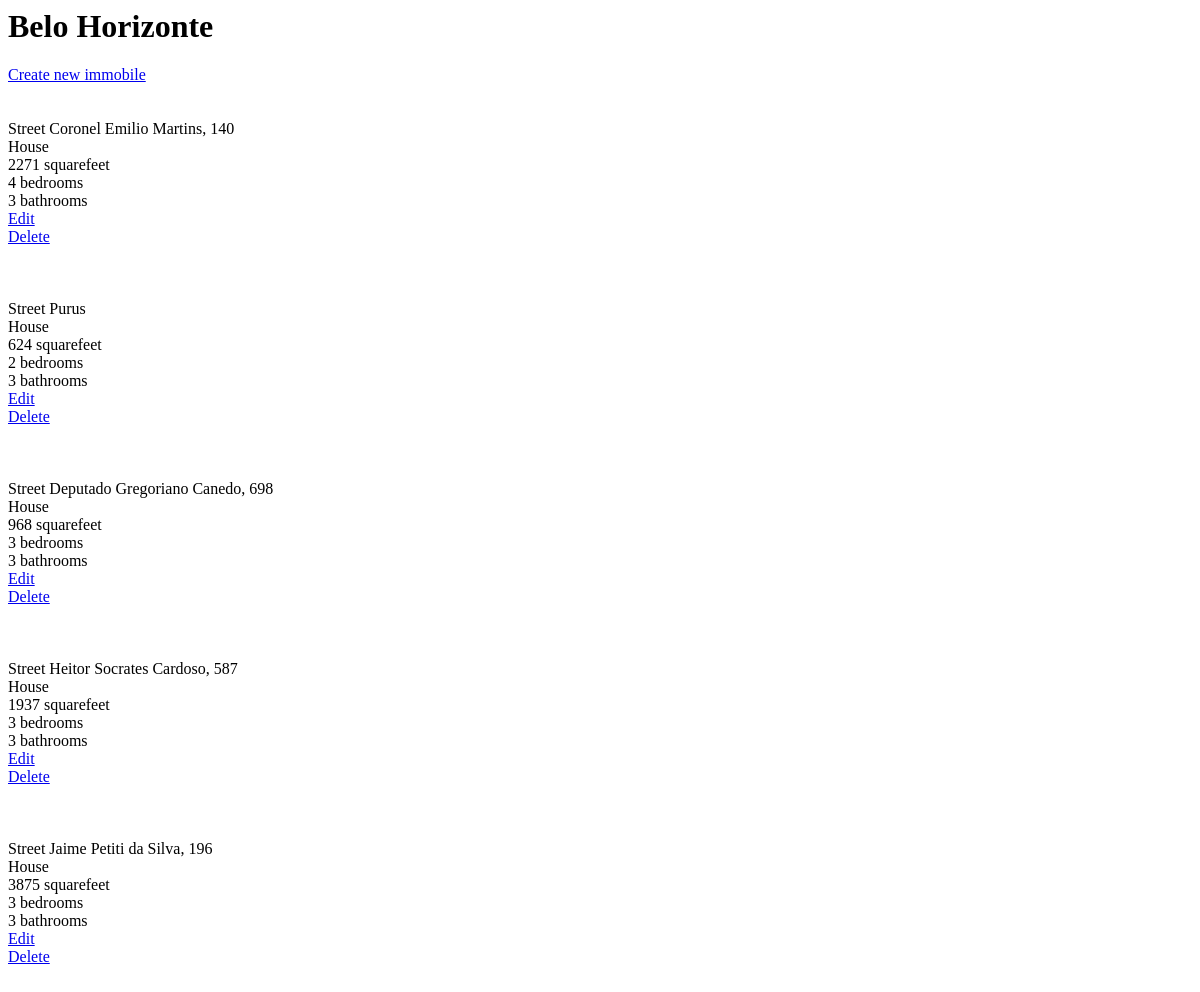
The app's page /city/13/immobile/, older data.
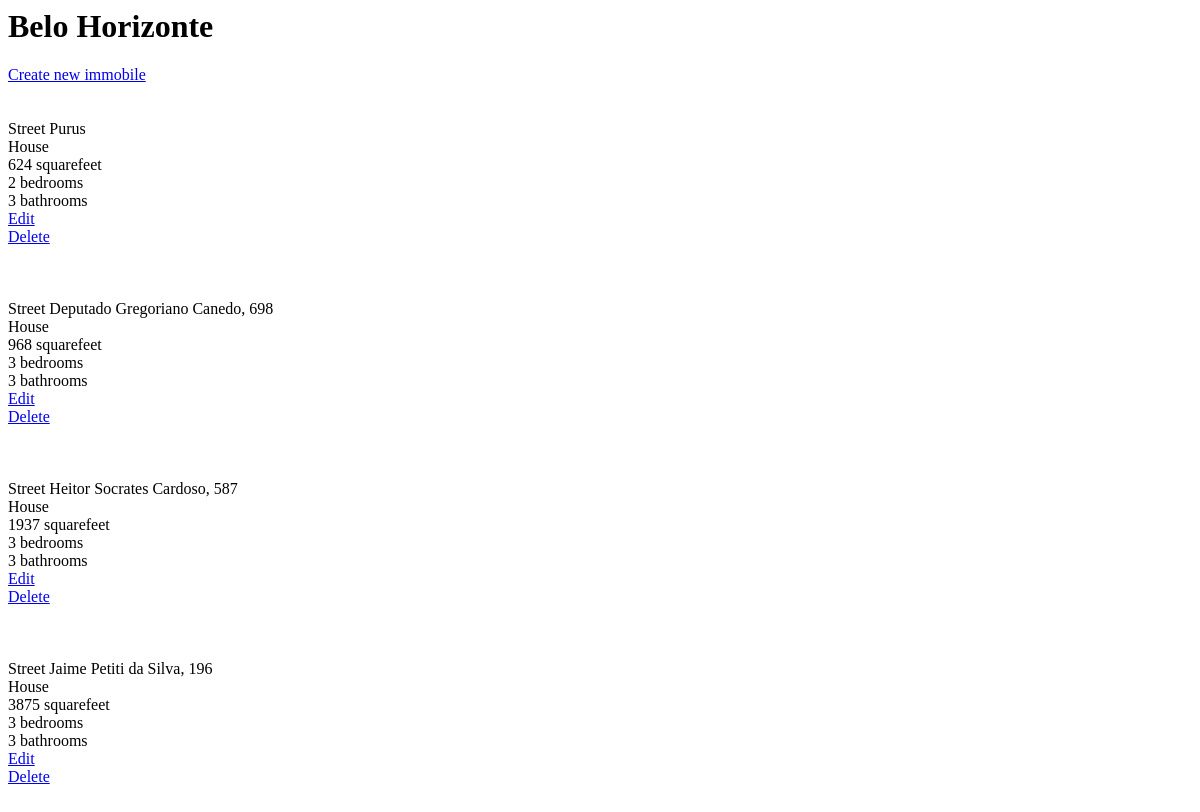
The same page, newer data.
### database.py (models this page shows, shortened)
class Immobile(Base):
    __tablename__ = 'immobile'
    address =Column(String(250), nullable = False)
    id = Column(Integer, primary_key = True)
    description = Column(String(100), nullable = False)
    squarefeet = Column(String(20), nullable = False)
    bedrooms = Column(String(20), nullable = False)
    bathrooms = Column(String(20), nullable = False)
    city_id = Column(Integer,ForeignKey('city.id'))
    city = relationship(City)
    user_id = Column(Integer, ForeignKey('user.id'))
    user = relationship(User)

### finalProject.py (the view)
@app.route('/city/<int:city_id>/')
@app.route('/city/<int:city_id>/immobile/')
def showImmobile(city_id):
    city = session.query(City).filter_by(id=city_id).one()
    imms = session.query(Immobile).filter_by(city_id = city_id)
    return render_template('immobilesCity.html', city = city, imms = imms)

### templates/immobilesCity.html (shortened to what this page needs)
<html>
<body>
<h1>{{city.name}}</h1>
<a href="{{url_for('newImmobile', city_id = city.id) }}">Create new immobile</a>
{% for i in imms %}
<div>
</br><br>
{{i.address}}<br>
{{i.description}}<br>
{{i.squarefeet}}<br>
{{i.bedrooms}}<br>
{{i.bathrooms}}<br>
<a href='{{url_for('editImmobile', city_id = city.id, immobile_id = i.id) }}'>Edit</a>
<a href = '{{url_for('deleteImmobile', city_id = city.id, immobile_id = i.id) }}'>Delete</a>
<br>
<br>
</div>
{% endfor %}
</body>
</html>

Row changes from the older to the newer data that the page shows:
removed Immobile: address "Street Coronel Emilio Martins, 140", description "House", squarefeet "2271 squarefeet", bedrooms "4 bedrooms", bathrooms "3 bathrooms"
